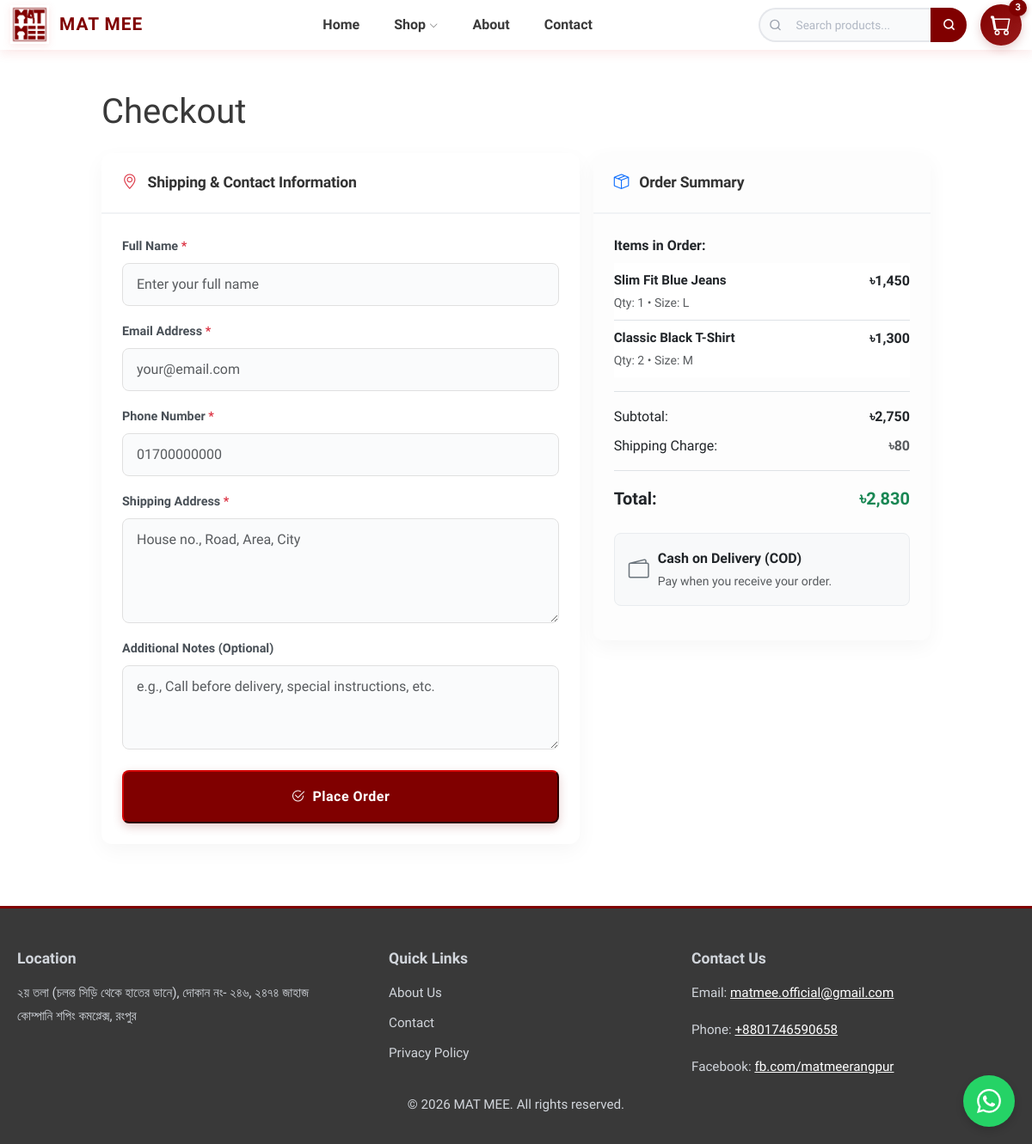
The page /MAT-MEE/checkout.php on the database its author committed.
### tables this page shows
CREATE TABLE cart_items (
    id INT AUTO_INCREMENT PRIMARY KEY,
    cart_id INT,
    product_id INT,
    size_id INT NULL,
    quantity INT DEFAULT 1,
    FOREIGN KEY (cart_id) REFERENCES cart(id) ON DELETE CASCADE,
    FOREIGN KEY (product_id) REFERENCES products(id) ON DELETE CASCADE,
    FOREIGN KEY (size_id) REFERENCES sizes(id) ON DELETE SET NULL
);

CREATE TABLE products (
    id INT AUTO_INCREMENT PRIMARY KEY,
    name VARCHAR(200) NOT NULL,
    slug VARCHAR(220) UNIQUE NOT NULL,
    description LONGTEXT,
    price DECIMAL(10,2) NOT NULL,
    discount_price DECIMAL(10,2) DEFAULT NULL,
    category_id INT,
    main_image VARCHAR(255),
    views INT UNSIGNED NOT NULL DEFAULT 0,
    created_at TIMESTAMP DEFAULT CURRENT_TIMESTAMP,
    FOREIGN KEY (category_id) REFERENCES categories(id) ON DELETE SET NULL
);

CREATE TABLE sizes (
    id INT AUTO_INCREMENT PRIMARY KEY,
    category_id INT NOT NULL,
    size_name VARCHAR(50) NOT NULL,
    created_at TIMESTAMP DEFAULT CURRENT_TIMESTAMP,
    FOREIGN KEY (category_id) REFERENCES categories(id) ON DELETE CASCADE,
    UNIQUE(category_id, size_name)
);

### MAT-MEE/components/connection.php (called while the page is built, shortened)
<?php
class DatabaseConnection {
    private static $instance = null;
    private $connection;
    private $host = 'localhost';
    private $user = 'root';
    private $password = '';
    private $database = 'matmee';
    private function __construct() {
        $this->connection = new mysqli(
            $this->host,
            $this->user,
            $this->password,
            $this->database
        );
        $this->connection->set_charset("utf8");
    }
    public static function getInstance() {
        if (!self::$instance) {
            self::$instance = new self();
        }
        return self::$instance;
    }
    private function prepareAndExecute($query, $params = []) {
        if (empty($params)) {
            return $this->connection->query($query);
        }
        $stmt = $this->connection->prepare($query);
        $types = '';
        foreach ($params as $p) {
            $types .= is_int($p) ? 'i' : (is_float($p) ? 'd' : 's');
        }
        $stmt->bind_param($types, ...$params);
        $stmt->execute();
        return $stmt->get_result();
    }
    public function fetch($query, $params = []) {
        $result = $this->prepareAndExecute($query, $params);
        return $result->fetch_all(MYSQLI_ASSOC);
    }
    public function execute($query, $params = []) {
        $stmt = $this->connection->prepare($query);
        $types = '';
        foreach ($params as $p) {
            $types .= is_int($p) ? 'i' : (is_float($p) ? 'd' : 's');
        }
        $stmt->bind_param($types, ...$params);
        return $stmt->affected_rows >= 0 ? $stmt->affected_rows : true;
    }
    public function lastId() {
        return $this->connection->insert_id;
    }
}

### MAT-MEE/checkout.php (the view, shortened to what this page needs)
<?php
require_once 'components/config-page.php';
$cartItems = $conn->fetch(
    'SELECT ci.id AS cart_item_id, ci.quantity, p.id AS product_id, p.name, p.slug, p.main_image, p.price, p.discount_price, ci.size_id, s.size_name FROM cart_items ci
     JOIN products p ON p.id = ci.product_id
     LEFT JOIN sizes s ON s.id = ci.size_id
     WHERE ci.cart_id = ?
     ORDER BY ci.id DESC',
    [$cartId]
);
$shippingCharge = 80.00;
$orderTotal = 0;
foreach ($cartItems as $item) {
    $unitPrice = (!empty($item['discount_price']) && (float)$item['discount_price'] < (float)$item['price']) ? (float)$item['discount_price'] : (float)$item['price'];
    $orderTotal += $unitPrice * $item['quantity'];
}
$grandTotal = $orderTotal + $shippingCharge;
?>
<section class="container py-5 checkout-page">
    <div class="row justify-content-center">
        <div class="col-lg-10">
            <h1 class="mb-4">Checkout</h1>
            <div class="row">
                <div class="col-lg-7 fade-in-up stagger-1">
                    <div class="card mb-4">
                        <div class="card-header">
                            <h5 class="mb-0"><i class="bi bi-geo-alt pe-2 text-danger"></i> Shipping & Contact Information</h5>
                        </div>
                        <div class="card-body p-4">
                            <form method="POST" novalidate>
                                <div class="mb-3">
                                    <label class="form-label-modern">Full Name <span class="text-danger">*</span></label>
                                    <input type="text" name="customer_name" class="form-control form-control-modern" required value="<?= htmlspecialchars($_POST['customer_name'] ?? '') ?>" placeholder="Enter your full name">
                                </div>
                                <div class="mb-3">
                                    <label class="form-label-modern">Email Address <span class="text-danger">*</span></label>
                                    <input type="email" name="customer_email" class="form-control form-control-modern" required value="<?= htmlspecialchars($_POST['customer_email'] ?? '') ?>" placeholder="your@email.com">
                                </div>
                                <div class="mb-3">
                                    <label class="form-label-modern">Phone Number <span class="text-danger">*</span></label>
                                    <input type="tel" name="phone" class="form-control form-control-modern" required value="<?= htmlspecialchars($_POST['phone'] ?? '') ?>" placeholder="01700000000">
                                </div>
                                <div class="mb-3">
                                    <label class="form-label-modern">Shipping Address <span class="text-danger">*</span></label>
                                    <textarea name="shipping_address" class="form-control form-control-modern" rows="4" required placeholder="House no., Road, Area, City"><?= htmlspecialchars($_POST['shipping_address'] ?? '') ?></textarea>
                                </div>
                                <div class="mb-4">
                                    <label class="form-label-modern">Additional Notes (Optional)</label>
                                    <textarea name="notes" class="form-control form-control-modern" rows="3" placeholder="e.g., Call before delivery, special instructions, etc."><?= htmlspecialchars($_POST['notes'] ?? '') ?></textarea>
                                </div>
                                <button type="submit" class="btn-place-order d-block w-100">
                                    <i class="bi bi-check2-circle me-1"></i> Place Order
                                </button>
                            </form>
                        </div>
                    </div>
                </div>
                <div class="col-lg-5 fade-in-up stagger-2">
                    <div class="card checkout-summary-box sticky-top" style="top: 20px;">
                        <div class="card-header">
                            <h5 class="mb-0"><i class="bi bi-box-seam pe-2 text-primary"></i> Order Summary</h5>
                        </div>
                        <div class="card-body p-4">
                            <div class="mb-3 pb-3 border-bottom">
                                <div class="fs-6 fw-semibold mb-2">Items in Order:</div>
                                <ul class="list-group list-group-flush">
                                    <?php foreach ($cartItems as $item):
                                        $unitPrice = (!empty($item['discount_price']) && (float)$item['discount_price'] < (float)$item['price']) ? (float)$item['discount_price'] : (float)$item['price'];
                                        $subtotal = $unitPrice * $item['quantity'];
                                    ?>
                                        <li class="list-group-item d-flex justify-content-between align-items-start py-2 px-0">
                                            <div class="flex-grow-1">
                                                <div class="fw-semibold" style="font-size: 0.95rem;"><?= htmlspecialchars($item['name']) ?></div>
                                                <small class="text-muted">
                                                    Qty: <?= $item['quantity'] ?>
                                                    <?= !empty($item['size_name']) ? ' • Size: ' . htmlspecialchars($item['size_name']) : '' ?>
                                                </small>
                                            </div>
                                            <span class="fw-semibold text-end" style="min-width: 80px;">৳<?= number_format($subtotal, 0) ?></span>
                                        </li>
                                    <?php endforeach; ?>
                                </ul>
                            </div>
                            <div class="d-flex justify-content-between mb-2">
                                <span>Subtotal:</span>
                                <strong>৳<?= number_format($orderTotal, 0) ?></strong>
                            </div>
                            <div class="d-flex justify-content-between mb-3 pb-3 border-bottom">
                                <span>Shipping Charge:</span>
                                <strong class="text-muted">৳<?= number_format($shippingCharge, 0) ?></strong>
                            </div>
                            <div class="d-flex justify-content-between fs-5">
                                <span class="fw-bold">Total:</span>
                                <span class="fw-bold text-success">৳<?= number_format($grandTotal, 0) ?></span>
                            </div>
                            <div class="alert mt-4 py-3" style="background:#f8f9fa; border:1px solid #e9ecef; border-radius:8px; display:flex; align-items:center; gap:10px;">
                                <i class="bi bi-wallet2 fs-4 text-secondary"></i>
                                <div>
                                    <p class="mb-0 fw-semibold text-dark">Cash on Delivery (COD)</p>
                                    <small class="text-muted">Pay when you receive your order.</small>
                                </div>
                            </div>
                        </div>
                    </div>
                </div>
            </div>
        </div>
    </div>
</section>
<?php require_once 'components/page_close.php'; ?>

### MAT-MEE/asset/css/style.css (style rules this page uses)
:root { --primary-color: #800000; --secondary-color: #991b1b; --light-color: #ffffff; --text-dark: #393939; --text-light: #6b7280; --border-color: #e5e7eb; --accent-red: #dc2626; --transition: all 0.3s ease; --font: 'Hind Siliguri', 'Segoe UI', Tahoma, Geneva, Verdana, sans-serif; }
* { margin: 0; padding: 0; box-sizing: border-box; }
body { font-family: 'Hind Siliguri', 'Segoe UI', Tahoma, Geneva, Verdana, sans-serif; color: var(--text-dark); line-height: 1.6; overflow-x: hidden; }
html { scroll-behavior: smooth; }
.container { max-width: 1200px; margin: 0 auto; padding: 0 1.25rem; }
.row { --bs-gutter-x: 1rem; --bs-gutter-y: 2rem; }
.form-control { padding: 0.75rem; border: 1px solid var(--border-color); border-radius: 6px; font-family: inherit; font-size: 1rem; transition: var(--transition); }

### MAT-MEE/checkout.php (style rules this page uses)
.checkout-page .card { border: none; border-radius: 12px; box-shadow: 0 8px 24px rgba(0,0,0,0.04); }
.checkout-page .card-header { background-color: transparent !important; border-bottom: 2px solid #f1f3f5; padding: 1.5rem; color: #333 !important; }
.checkout-page .card-header h5 { font-weight: 700; font-size: 1.1rem; letter-spacing: -0.2px; }
.form-control-modern { border: 1px solid #e0e0e0; border-radius: 8px; padding: 0.75rem 1rem; transition: all 0.2s ease; background-color: #fafbfc; }
.form-label-modern { font-weight: 600; font-size: 0.9rem; color: #495057; margin-bottom: 0.5rem; }
.btn-place-order { background-color: #800000; border-color: #800000; border-radius: 8px; font-weight: 600; padding: 1rem; letter-spacing: 0.5px; transition: all 0.3s ease; box-shadow: 0 4px 12px rgba(128, 0, 0, 0.2); color: #fff; }
.checkout-summary-box { background: #fdfdfd; }
.stagger-1 { animation-delay: 0.1s; }
.stagger-2 { animation-delay: 0.2s; }
.fade-in-up { animation: fadeInUp 0.6s cubic-bezier(0.16, 1, 0.3, 1) forwards; opacity: 0; transform: translateY(20px); }

### rows shown on the page
cart_items: product.name "Slim Fit Blue Jeans", quantity "1", size.size_name "L", subtotal "1,450"
cart_items: product.name "Classic Black T-Shirt", quantity "2", size.size_name "M", subtotal "1,300"

### other values the page prints
$cartCount "3"
$orderTotal "2,750"
$shippingCharge "80"
$grandTotal "2,830"
